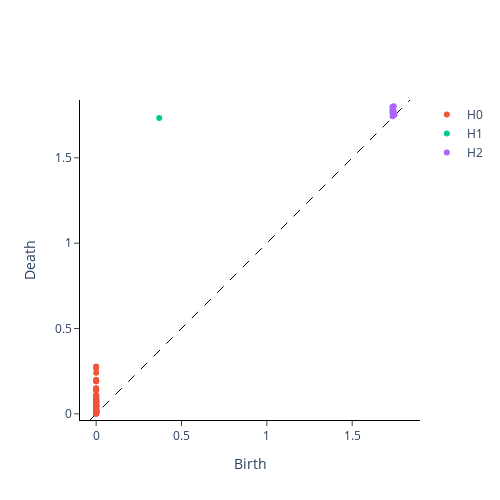

Write notebook code for a chart like this one.
### Code cell
persistence.plot(persistence_diagram1)
